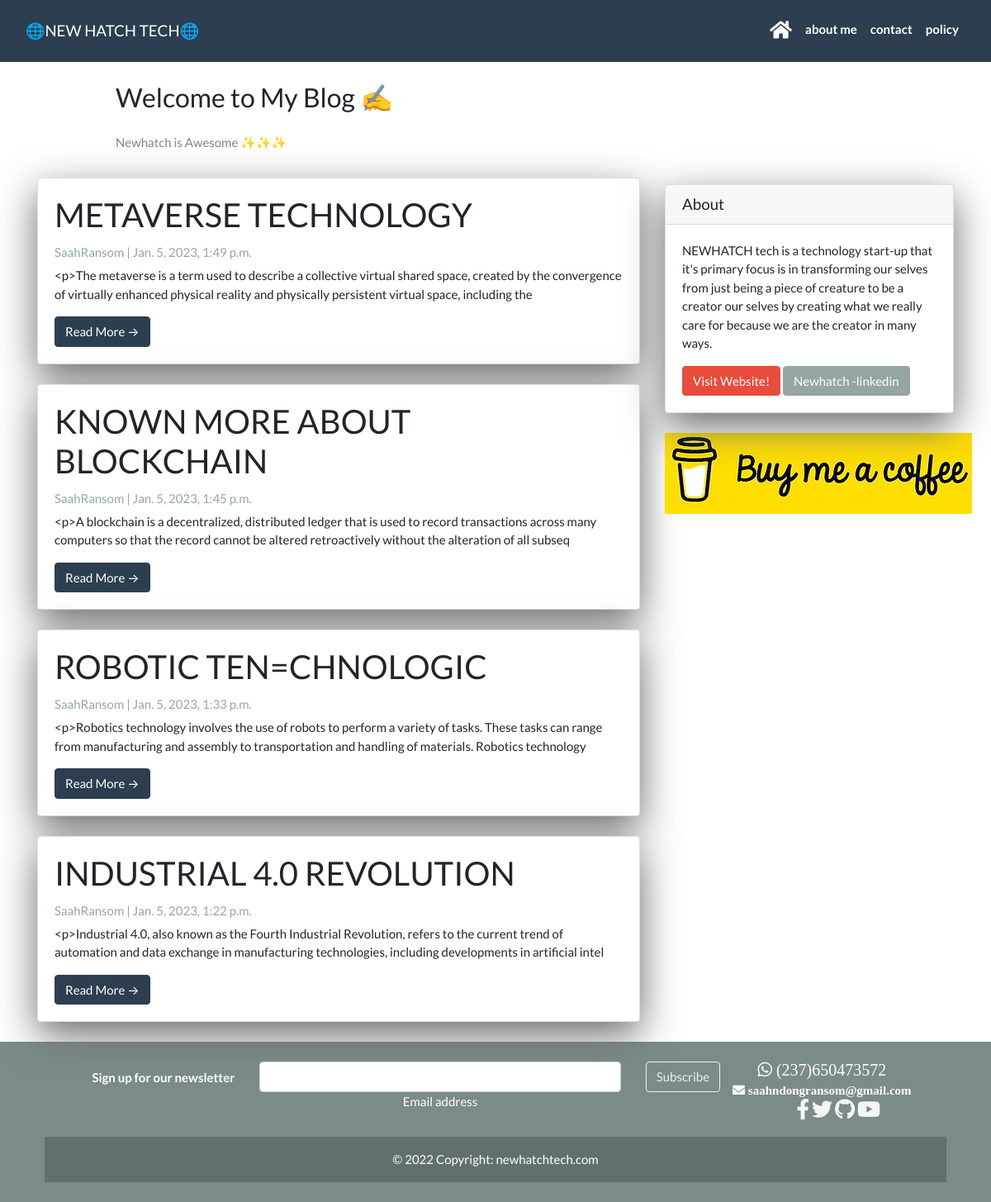
The page / on the database its author committed.
### soniablog/models.py (models this page shows, shortened)
class Post(models.Model):
    title = models.CharField(max_length=200, unique=True)
    header_image = models.ImageField(null=True,blank=True ,upload_to="images/")
    slug = models.SlugField(max_length=200, unique=True)
    author = models.ForeignKey(User, on_delete=models.CASCADE, related_name='blog_posts')
    updated_on = models.DateTimeField(auto_now=True)
    content =RichTextField(blank=True, null=True)
    created_on = models.DateTimeField(auto_now_add=True)
    status = models.IntegerField(choices=STATUS, default=0)
    tags = TaggableManager()
    class Meta:
        ordering = ['-created_on']

### soniablog/views.py (the view)
# urls.py: path('', views.PostList.as_view(), name='home'),
class PostList(generic.ListView):
    queryset = Post.objects.filter(status=1).order_by('-created_on')
    template_name = 'soniablog/index.html'  # a list of all posts will be displayed on index.html

### soniablog/templates/soniablog/index.html (shortened to what this page needs)
{% extends "soniablog/base.html" %}
{% block content %}
<header class="masthead">
  <div class="container">
    <div class="row">
      <div class=" col-md-8 col-md-10 mx-auto">
        <div class="site-heading">
          <h3 class=" site-heading my-4 mt-3 text-black"> Welcome to My Blog ✍️ </h3>
          <p class="text-dark">Newhatch is Awesome ✨✨✨ </p>
        </div>
      </div>
    </div>
  </div>
</header>
<div class="container">
  <div class="row">
    <div class="col-md-8 mt-3 left">
      {% for post in post_list %}
      <div class="card mb-4">
        <div class="card-body">
          <h2 class="card-title">{{ post.title }}</h2>
          <p class="card-text text-muted h6">{{ post.author }} | {{ post.created_on}} </p>
          <p class="card-text">{{post.content|slice:":200"}}</p>
          <a href="{% url 'post_detail' post.slug  %}" class="btn btn-primary">Read More &rarr;</a>
        </div>
      </div>
      {% endfor %}
    </div>
    {% block sidebar %}
    {% include 'soniablog/sidebar.html' %}
    {% endblock sidebar %}
  </div>
</div>
{%endblock%}

### soniablog/templates/soniablog/base.html (shortened to what this page needs)
<!DOCTYPE html>
<html>
<head>
  <link rel="stylesheet" href="https://stackpath.bootstrapcdn.com/bootswatch/4.5.2/flatly/bootstrap.min.css">
  <link rel="stylesheet" href="https://cdnjs.cloudflare.com/ajax/libs/font-awesome/5.15.3/css/all.min.css" />
</head>
<body>
  <ba
  <nav class="navbar navbar-expand-lg navbar-dark bg-primary" id="mainNav">
    <div class="container-fluid">
       <a class="navbar-brand" href="{% url 'home' %}">🌐NEW HATCH TECH🌐</a>
      <div class="collapse navbar-collapse" id="navbarResponsive">
        <ul class="navbar-nav ml-auto">
          <li class="nav-item text-black">
            <a class="nav-link text-black font-weight-bold" href="{% url 'home' %}"><i class="fa fa-home" style="font-size:24px"></i></a>
          </li>
          <li>
            <a class="nav-link text-black font-weight-bold" href="{% url 'aboutme' %}">about me</a>
          </li>
          <li class="nav-item text-black">
            <a class="nav-link text-black font-weight-bold" href="{% url 'contact' %}">contact</a>
          </li>
          <li class="nav-item text-black">
            <a class="nav-link text-black font-weight-bold" href="{% url 'policy' %}">policy</a>
          </li>
        </ul>
      </div>
    </div>
  </nav>
  {% block content %}
  {% endblock content %}
</body>
{% include 'soniablog/footer.html' %}
</html>

### soniablog/templates/soniablog/sidebar.html (shortened to what this page needs)
{% load static %}
{% block sidebar %}
<div class="col-md-4 float-right ">
  <div class="card my-4">
    <h5 class="card-header">About</h5>
    <div class="card-body">
      <p class="card-text"> NEWHATCH tech is a technology start-up that it's primary focus is in transforming our selves from just  being a   piece of creature to be a creator our selves by creating what we really care for because we are the creator in many ways. </p>
      <a href="newhatchtech.html" class="btn btn-danger">Visit Website!</a>
      <a href="https://www.linkedin.com/in/saahndong-ransom-7b3ba41b3/" class="btn btn-secondary">Newhatch -linkedin</a>
    </div>
  </div>
<div class="image">
  <a href="feli.html"><img src="{% static 'images/anna.png' length %}"></a>
</div>
</div>
{% endblock sidebar %}

### soniablog/templates/soniablog/footer.html (shortened to what this page needs)
{% block content %}
<footer class="bg-dark text-center text-white">
    <div class="container p-4 pb-0">
        <section class="">
            <form action="{% url 'subscribe_newsletter' %}" method="post">
                <div class="row d-flex justify-content-center">
                    <div class="col-auto">
                        <p class="pt-2">
                            <strong>Sign up for our newsletter</strong>
                        </p>
                    </div>
                    <div class="col-md-5 col-12">
                        <div class="form-outline form-white mb-4">
                            <input type="email" id="form5Example2" class="form-control" name="email" />
                            <label class="form-label" for="form5Example2">Email address</label>
                        </div>
                    </div>
                    <div class="col-auto">
                        <button type="submit" class="btn btn-outline-light mb-4">
                            Subscribe
                        </button>
                    </div>
                    <section>
                        <i class='fab fa-whatsapp' style='font-size:20px'> (237)650473572</i><br>
                        <i class="fa fa-envelope" aria-hidden="true"> saahndongransom@gmail.com</i>
                        <div class="social">
                            <ul>
                                <li style="display:inline"><a href="https://web.facebook.com/saah.ransomm"><i class="fab fa-facebook-f "
                                            style="font-size: 25px;color: whitesmoke;"></i></a></li>
                                <li style="display:inline"><a href="https://twitter.com/SaahndongRansom"><i class="fab fa-twitter"
                                            style="font-size: 25px;color: whitesmoke;"></i></a></li>
                                <li style="display:inline"><a href="https://github.com/saahndongransom"><i class="fab fa-github"
                                            style="font-size: 25px;color: whitesmoke;"></i></a></li>
                                <li style="display:inline"><a href="#"><i class="fab fa-youtube"
                                            style="font-size: 25px;color: whitesmoke;"></i></a></li>
                    </section>
                </div>
            </form>
        </section>
        <div class="text-center p-3" style="background-color: rgba(0, 0, 0, 0.2);">
            © 2022 Copyright:
            <a class="text-white" href="site.html">newhatchtech.com</a>
        </div>
</footer>
{% endblock content %}

### soniablog/templates/soniablog/sidebar.html (style rules this page uses)
.card { box-shadow: 0 16px 48px #6a6a6b; }

### rows shown on the page
Post: title "METAVERSE TECHNOLOGY", author "SaahRansom", created_on "Jan. 5, 2023, 1:49 p.m.", content "<p>The metaverse is a term used to describe a collective virtual shared space, created by the convergence of virtually enhanced physical reality and physically persistent virtual space, including the"
Post: title "KNOWN MORE ABOUT BLOCKCHAIN", author "SaahRansom", created_on "Jan. 5, 2023, 1:45 p.m.", content "<p>A blockchain is a decentralized, distributed ledger that is used to record transactions across many computers so that the record cannot be altered retroactively without the alteration of all subseq"
Post: title "ROBOTIC TEN=CHNOLOGIC", author "SaahRansom", created_on "Jan. 5, 2023, 1:33 p.m.", content "<p>Robotics technology involves the use of robots to perform a variety of tasks. These tasks can range from manufacturing and assembly to transportation and handling of materials. Robotics technology"
Post: title "INDUSTRIAL 4.0 REVOLUTION", author "SaahRansom", created_on "Jan. 5, 2023, 1:22 p.m.", content "<p>Industrial 4.0, also known as the Fourth Industrial Revolution, refers to the current trend of automation and data exchange in manufacturing technologies, including developments in artificial intel"
